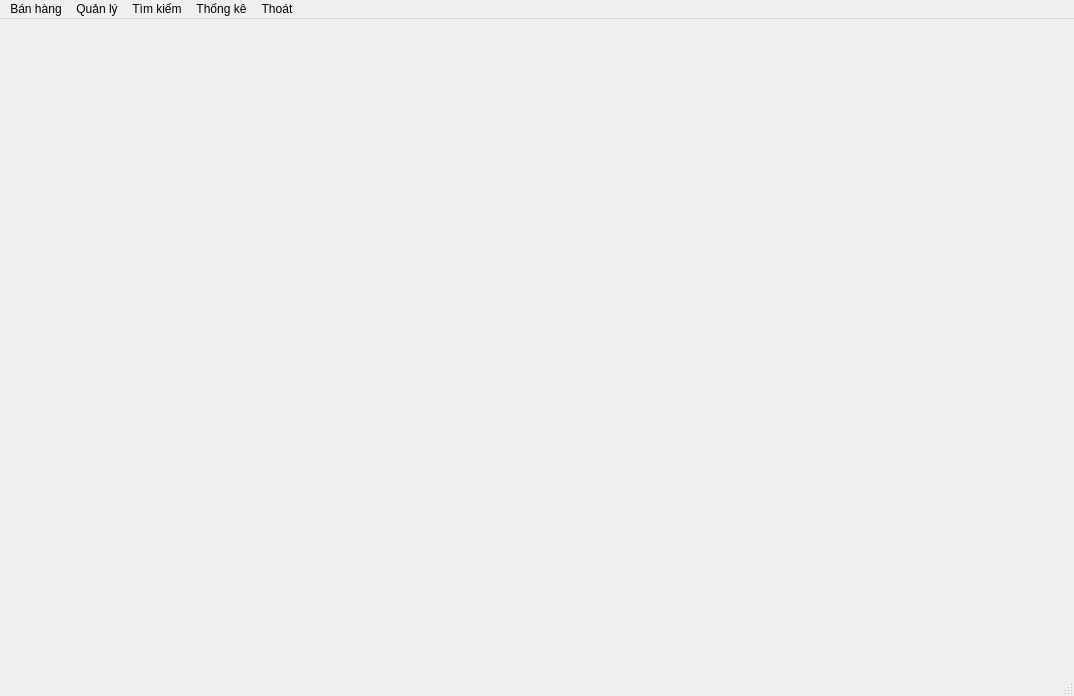
<?xml version="1.0" encoding="UTF-8"?>
<ui version="4.0">
 <class>MainWindow</class>
 <widget class="QMainWindow" name="MainWindow">
  <property name="geometry">
   <rect>
    <x>0</x>
    <y>0</y>
    <width>1074</width>
    <height>696</height>
   </rect>
  </property>
  <property name="windowTitle">
   <string>MainWindow</string>
  </property>
  <widget class="QWidget" name="centralwidget">
   <widget class="QStackedWidget" name="stackedWidget">
    <property name="geometry">
     <rect>
      <x>0</x>
      <y>0</y>
      <width>1074</width>
      <height>653</height>
     </rect>
    </property>
    <property name="currentIndex">
     <number>0</number>
    </property>
    <widget class="QWidget" name="page"/>
    <widget class="QWidget" name="page_2"/>
   </widget>
  </widget>
  <widget class="QMenuBar" name="menubar">
   <property name="geometry">
    <rect>
     <x>0</x>
     <y>0</y>
     <width>1074</width>
     <height>21</height>
    </rect>
   </property>
   <widget class="QMenu" name="menuCh_c_n_ng">
    <property name="title">
     <string>Quản lý</string>
    </property>
    <widget class="QMenu" name="menuQL_thu_cung">
     <property name="title">
      <string>QL thu cung</string>
     </property>
     <addaction name="btn_tc"/>
     <addaction name="btn_gtc"/>
    </widget>
    <addaction name="menuQL_thu_cung"/>
    <addaction name="btn_nv"/>
    <addaction name="btn_tk"/>
   </widget>
   <widget class="QMenu" name="btn_thongke">
    <property name="title">
     <string>Thống kê</string>
    </property>
   </widget>
   <widget class="QMenu" name="btn_thoat">
    <property name="title">
     <string>Thoát</string>
    </property>
   </widget>
   <widget class="QMenu" name="menuB_n_h_ng">
    <property name="title">
     <string>Bán hàng</string>
    </property>
    <addaction name="btn_bantc"/>
    <addaction name="btn_dv"/>
   </widget>
   <widget class="QMenu" name="btn_timkiem">
    <property name="title">
     <string>Tìm kiếm</string>
    </property>
   </widget>
   <addaction name="menuB_n_h_ng"/>
   <addaction name="menuCh_c_n_ng"/>
   <addaction name="btn_timkiem"/>
   <addaction name="btn_thongke"/>
   <addaction name="btn_thoat"/>
  </widget>
  <widget class="QStatusBar" name="statusbar"/>
  <action name="btn_nv">
   <property name="text">
    <string>QL nhân viên</string>
   </property>
  </action>
  <action name="btn_tc">
   <property name="text">
    <string>Thú cưng</string>
   </property>
  </action>
  <action name="btn_gtc">
   <property name="text">
    <string>Giống thú cưng</string>
   </property>
  </action>
  <action name="btn_bantc">
   <property name="text">
    <string>Bán thú cưng</string>
   </property>
  </action>
  <action name="btn_dv">
   <property name="text">
    <string>Dịch vụ</string>
   </property>
  </action>
  <action name="btn_tk">
   <property name="text">
    <string>QL tài khoản</string>
   </property>
  </action>
 </widget>
 <resources/>
 <connections/>
</ui>
